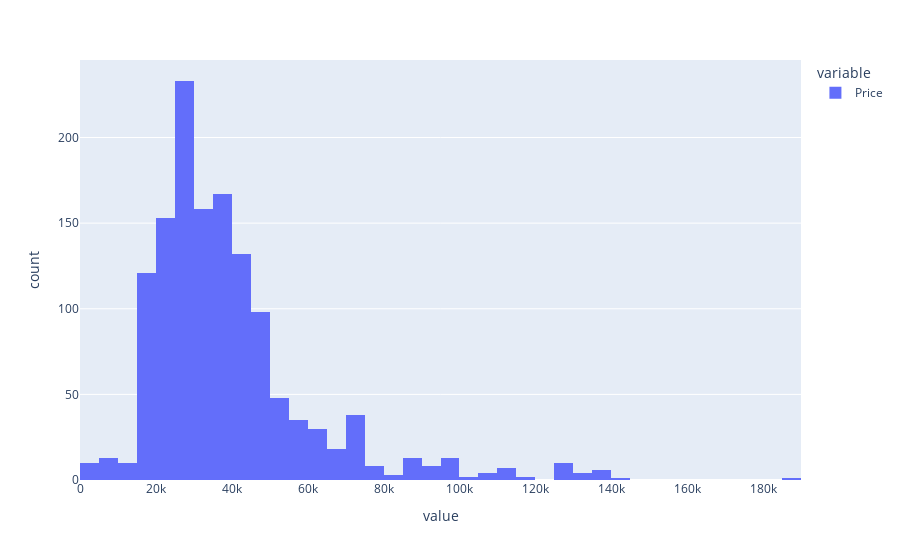

Notebook code for this chart:
### Code cell
px.histogram(y)

### Figure 1 — Plotly figure (JSON) as saved in the notebook; plotly's stock layout.template omitted (floating-point values rounded to 4 significant figures; data arrays with more than 128 entries replaced by an {"elided": "..."} marker saying what was removed)
{"data": [{"alignmentgroup": "True", "bingroup": "x", "hovertemplate": "variable=Price<br>value=%{x}<br>count=%{y}<extra></extra>", "legendgroup": "Price", "marker": {"color": "#636efa", "pattern": {"shape": ""}}, "name": "Price", "offsetgroup": "Price", "orientation": "v", "showlegend": true, "type": "histogram", "x": {"elided": "1346 int values"}, "xaxis": "x", "yaxis": "y"}], "layout": {"barmode": "relative", "legend": {"title": {"text": "variable"}, "tracegroupgap": 0}, "margin": {"t": 60}, "xaxis": {"anchor": "y", "domain": [0, 1], "title": {"text": "value"}}, "yaxis": {"anchor": "x", "domain": [0, 1], "title": {"text": "count"}}}}
